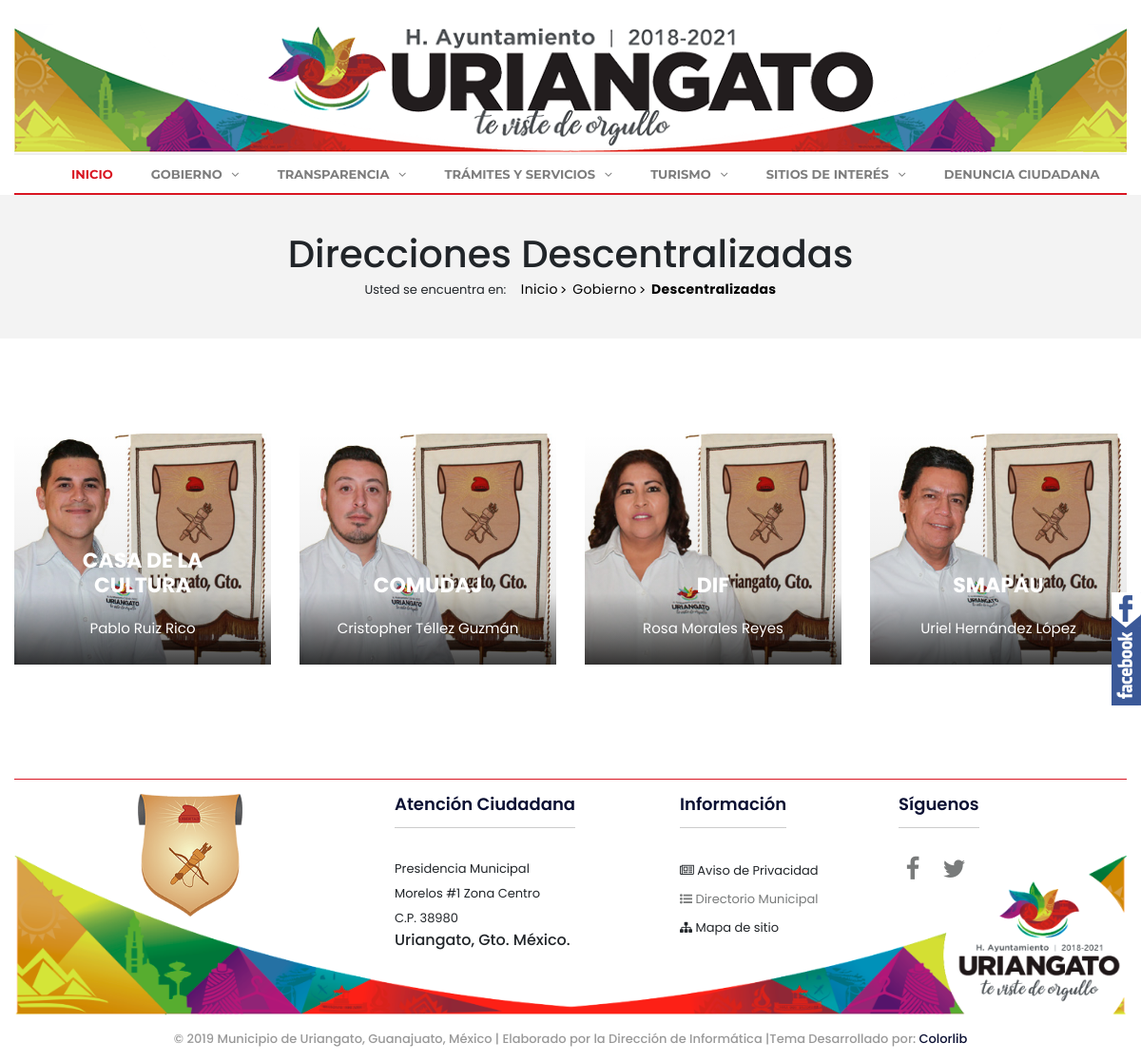
The app's page /descentralizadas.php with its own data.
### tables this page shows
CREATE TABLE `users` (
  `user_id` int(11) NOT NULL COMMENT 'auto incrementing user_id of each user, unique index',
  `firstname` varchar(100) NOT NULL,
  `lastname` varchar(100) NOT NULL,
  `user_password_hash` varchar(255) NOT NULL COMMENT 'user''s password in salted and hashed format',
  `user_email` varchar(64) NOT NULL COMMENT 'user''s email, unique',
  `image` varchar(150) NOT NULL,
  `is_admin` int(11) NOT NULL,
  `id_dep` int(11) NOT NULL,
  `extencion` varchar(30) DEFAULT NULL,
  `tel1` varchar(30) DEFAULT NULL,
  `tel2` varchar(30) DEFAULT NULL,
  `mision` text NOT NULL,
  `vision` text NOT NULL,
  `objetivo` text NOT NULL,
  `valores` text NOT NULL,
  `date_added` datetime NOT NULL
);

CREATE TABLE `dependencias` (
  `id_dep` int(11) UNSIGNED NOT NULL,
  `name` varchar(60) NOT NULL,
  `nivel` varchar(50) NOT NULL,
  `tramites` int(2) NOT NULL
);

### descentralizadas.php (the view, shortened to what this page needs)
<?php
	require_once ("admin/config/conexion.php");
?>
<!DOCTYPE html>
<html xmlns="http://www.w3.org/1999/xhtml" lang="es">
    <head>
		<?php require_once('head.php')?>
        <link href="css/style-personas.css" rel="stylesheet">
    </head>
    <body>
        <div class="header_top_area">
            <div class="container">
                <div class="row">
                    <div class="col-lg-12">
                        <div class="top_header_middle">
                            <img src="img/encabezado_letras_ok.png" alt="" width="100%">
                        </div>
                    </div>
                </div>
            </div>
        </div>
        <header class="shop_header_area">
            <div class="container">
                <?php require_once('navbar.php')?>
            </div>
        </header>
        <section class="solid_banner_area">
            <div class="container">
                <div class="solid_banner_inner">
                    <h1>Direcciones Descentralizadas</h1>
                    <ul>
						<li>Usted se encuentra en:</li>
                        <li><a href="index.php">Inicio</a></li>
						<li><a href="">Gobierno</a></li>
                        <li><a href="descentralizadas.php"><strong>Descentralizadas</strong></a></li>
                    </ul>
                </div>
            </div>
        </section>
        <section class="contact_area p_100">
            <div class="container mt-40">
				<div class="row mt-30">
					<?php
						$query=mysqli_query($con,"SELECT * FROM users u, dependencias d WHERE u.id_dep=d.id_dep AND d.nivel='3' ORDER BY d.name ASC");
						while($row=mysqli_fetch_array($query)){
					?>
					<div class="col-lg-3 col-md-3 col-xs-3" style="margin-bottom:20px;">
						<div class="box16">
							<img class="img-fluid" src="admin/images/profiles/<?php echo $row['image']; ?>">
							<div class="box-content">
								<h3 class="title"><?php echo $row['name']; ?></h3>
								<span class="post"><?php echo $row['firstname'].' '.$row['lastname']; ?></span>
								<br>
							</div>
						</div>
					</div>
					<?php
						} ?>
				</div>
            </div>
        </section>
        <?php require_once('footer.php')?>
    </body>
</html>

### head.php (shortened to what this page needs)
<link href="css/font-awesome.min.css" rel="stylesheet">
<link href="css/bootstrap.min.css" rel="stylesheet">
<link href="vendors/owl-carousel/owl.carousel.css" rel="stylesheet">
<link href="vendors/owl-carousel/owl.theme.default.css" rel="stylesheet">
<link href="vendors/owl-carousel/animate.css" rel="stylesheet">
<link href="css/style.css" rel="stylesheet">
<link href="css/responsive.css" rel="stylesheet">

### navbar.php (shortened to what this page needs)
<a href='http://www.facebook.com/UriangatoGobiernoMunicipal' target='_blank' title='S&iacute;guenos en Facebook'><img src='img/boton-fb.png' style='display:scroll;position:fixed;bottom:375px;right:0px; z-index: 1030;'/></a>
<nav class="navbar navbar-expand-lg navbar-light bg-light">
    <div class="collapse navbar-collapse" id="navbarSupportedContent">
        <ul class="navbar-nav">
            <li class="nav-item active"><a class="nav-link" href="index.php">Inicio</a></li>
            <li class="nav-item dropdown submenu">
                <a class="nav-link dropdown-toggle" href="index.php" role="button" data-toggle="dropdown" aria-haspopup="true" aria-expanded="false">
                    Gobierno <i class="fa fa-angle-down" aria-hidden="true"></i>
                </a>
            </li>
            <li class="nav-item dropdown submenu">
                <a class="nav-link dropdown-toggle" href="#" role="button" data-toggle="dropdown" aria-haspopup="true" aria-expanded="false">
                    Transparencia <i class="fa fa-angle-down" aria-hidden="true"></i>
                </a>
            </li>
            <li class="nav-item dropdown submenu">
                <a class="nav-link dropdown-toggle" href="#" role="button" data-toggle="dropdown" aria-haspopup="true" aria-expanded="false">
                    Trámites y Servicios <i class="fa fa-angle-down" aria-hidden="true"></i>
                </a>
            </li>
            <li class="nav-item dropdown submenu">
                <a class="nav-link dropdown-toggle" href="#" role="button" data-toggle="dropdown" aria-haspopup="true" aria-expanded="false">
                    Turismo <i class="fa fa-angle-down" aria-hidden="true"></i>
                </a>
            </li>
            <li class="nav-item dropdown submenu">
                <a class="nav-link dropdown-toggle" href="#" role="button" data-toggle="dropdown" aria-haspopup="true" aria-expanded="false">
                    Sitios de interés <i class="fa fa-angle-down" aria-hidden="true"></i>
                </a>
            </li>
			<li class="nav-item"><a class="nav-link" href="denuncia_anonima.php">Denuncia Ciudadana</a></li>
        </ul>
    </div>
</nav>

### footer.php (shortened to what this page needs)
<footer class="footer_area">
          <div class="container">
              <div class="footer_widgets" style="background-image: url('img/pie.png'); background-size:100%; background-repeat: no-repeat; background-position: center bottom;">
                  <div class="row">
                      <div class="col-lg-4 col-md-4 col-6">
                          <aside class="f_widget f_about_widget">
                              <img src="img/escudo_uriangato.png" alt="Escudo de Armas de Uriangato" width="110" heigth="153" title="Escudo de Armas de Uriangato">
                          </aside>
                      </div>
                      <div class="col-lg-3 col-md-4 col-6">
                          <aside class="f_widget link_widget f_info_widget">
                              <div class="f_w_title">
                                  <h3>Atenci&oacute;n Ciudadana</h3>
                              </div>
                              <p>Presidencia Municipal<br>
							Morelos #1 Zona Centro<br>
							C.P. 38980<br>
						</p>
						<h6>Uriangato, Gto. M&eacute;xico.</h6>
                          </aside>
                      </div>
                      <div class="col-lg-2 col-md-4 col-6">
                          <aside class="f_widget link_widget f_service_widget">
                              <div class="f_w_title">
                                  <h3>Informaci&oacute;n</h3>
                              </div>
                              <ul>
                                  <li>
                                      <a style="cursor: pointer" data-toggle="modal" data-target=".privacidad"><i class="fa fa-newspaper-o" aria-hidden="true"></i> Aviso de Privacidad</a>
                                  </li>
                                  <li>
								<a href="directorio.php"><i class="fa fa-list-ul" aria-hidden="true"></i> Directorio Municipal</a>
							</li>
                                  <li>
								<a style="cursor: pointer" data-toggle="modal" data-target=".sitemap"><i class="fa fa-sitemap" aria-hidden="true"></i> Mapa de sitio</a>
							</li>
                              </ul>
                          </aside>
                      </div>
                      <div class="col-lg-2 col-md-4 col-6">
                          <aside class="f_widget link_widget f_extra_widget">
                              <div class="f_w_title">
                                  <h3>S&iacute;guenos</h3>
                              </div>
						<ul class="footer-follow">
                                  <li><a href="" onclick="javascript:window.open('https://www.facebook.com/UriangatoGobiernoMunicipal/','','width=800,height=600,left=50,top=50,toolbar=yes');"><i class="fa fa-facebook fa-2x"></i></a></li>
							<li><a href="" onclick="javascript:window.open('https://twitter.com/uriangato_gto?lang=es','','width=800,height=600,left=50,top=50,toolbar=yes');"><i class="fa fa-twitter fa-2x"></i></a></li>
                              </ul>
                          </aside>
                      </div>
                  </div>
              </div>
              <div class="footer_copyright">
                  <h5>© <script>document.write(new Date().getFullYear());</script>
			Municipio de Uriangato, Guanajuato, M&eacute;xico | Elaborado por la Direcci&oacute;n de Inform&aacute;tica |Tema Desarrollado por: <a href="https://colorlib.com" target="_blank">Colorlib</a>
			</h5>
              </div>
          </div>
      </footer>

### css/style-personas.css (style rules this page uses)
.box16 { text-align:center;color:#fff;position:relative }
.box16 .box-content,.box16:after { width:100%;position:absolute;left:0 }
.box16:after { content:"";height:100%;background:linear-gradient(to bottom,rgba(0,0,0,0) 0,rgba(0,0,0,.08) 69%,rgba(0,0,0,.76) 100%);top:0;transition:all .5s ease 0s }
.box16 .post,.box16 .title { transform:translateY(145px);transition:all .4s cubic-bezier(.13,.62,.81,.91) 0s }
.box16 img { width:100%;height:auto }
.box16 .box-content { padding:20px;margin-bottom:20px;bottom:0;z-index:1 }
.box16 .title { font-size:22px;font-weight:700;text-transform:uppercase;margin:0 0 10px }
.box16 .post { display:block;padding:8px 0;font-size:15px }

### records on screen
users: image (picture), id_dep.name "CASA DE LA CULTURA", firstname "Pablo", lastname "Ruiz Rico"
users: image (picture), id_dep.name "COMUDAJ", firstname "Cristopher", lastname "Téllez Guzmán"
users: image (picture), id_dep.name "DIF", firstname "Rosa", lastname "Morales Reyes"
users: image (picture), id_dep.name "SMAPAU", firstname "Uriel", lastname "Hernández López"
